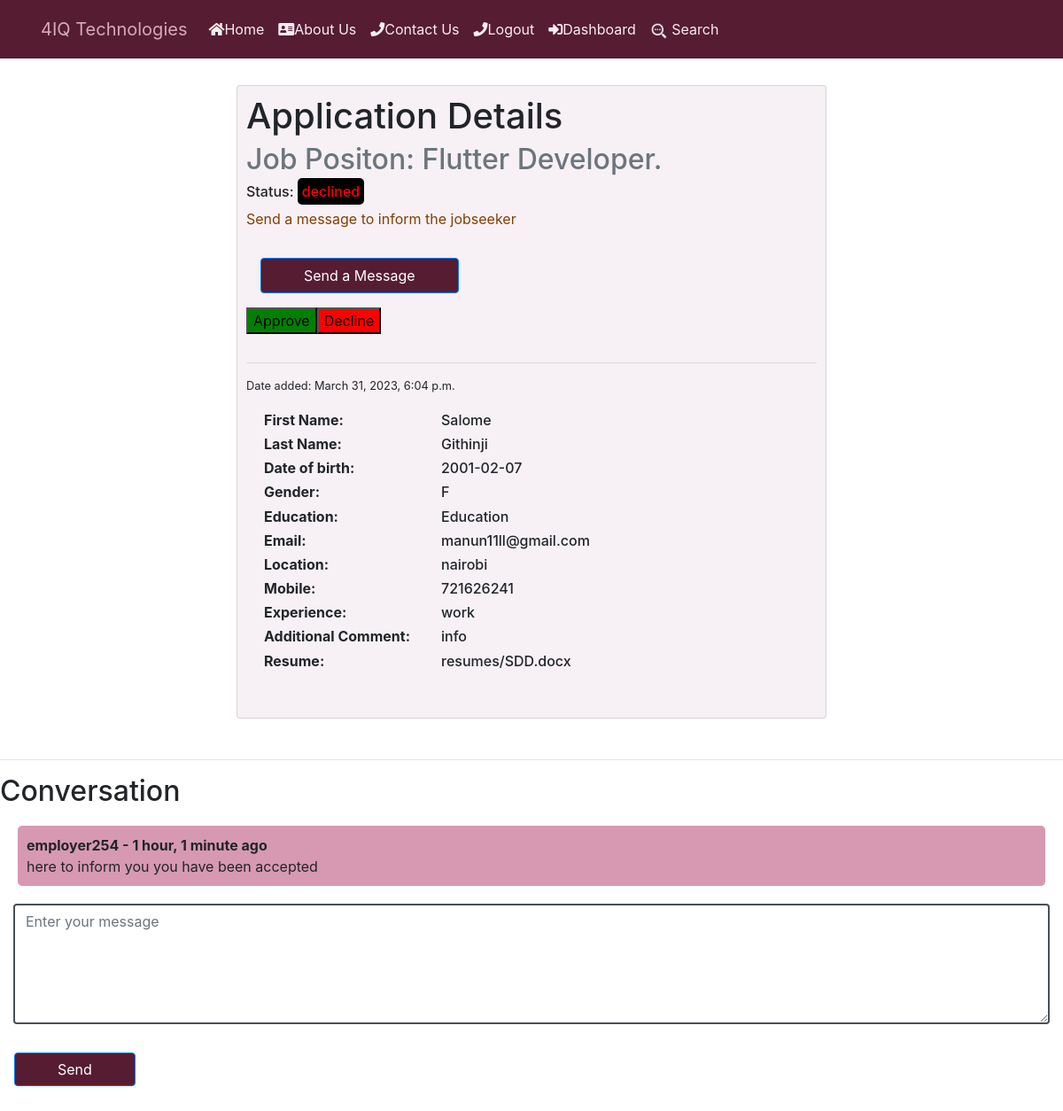
/users/view_application/27/ (signed in), run on the app's committed database.
### job/models.py (models this page shows, shortened)
class Application(models.Model):
    APPROVED = 'approved'
    PENDING = 'pending'
    DECLINED = 'declined'
    CHOICES_STATUS = (
        (APPROVED,'Approved'),
        (PENDING,'Pending' ),
        (DECLINED,'Declined' )
     )
    job = models.ForeignKey(Job,
                            related_name='applications',
                             on_delete=models.CASCADE)
    first_name = models.CharField(max_length=200, null=True, blank=True)
    last_name = models.CharField(max_length=200, null=True, blank=True)
    date_of_birth = models.CharField(max_length=20, blank=True, null=True)
    gender = models.CharField(max_length=1,
                              choices=GENDER,
                              blank=False,
                              null=True)
    email = models.EmailField(max_length=70, blank=True, unique=True)
    location = models.CharField(
        max_length=104,
        null=True
    )
    mobile = models.IntegerField(null=True, blank=True)
    education   = models.CharField( max_length=2553, null=True, blank=True)
    content = models.TextField()
    experience = models.TextField()
    resume  = models.FileField( upload_to="resumes/", null=True, blank=True)
    created_at = models.DateTimeField(auto_now_add=True,null=False)
    status = models.CharField(max_length=20,choices=CHOICES_STATUS,default='pending')
    created_by = models.ForeignKey(User,
                                   related_name="applications",
                                   on_delete=models.CASCADE)
    class Meta:
        ordering = ['-created_at']

class Job(models.Model):
    COMPUTER_SUPPORT_SPECIALIST = 'Computer Support Specialist'
    HARDWARE_ENGINEER = 'Hardware Engineer'
    COMPUTER_SYSTEM_ANALYST = 'Computer System Analyst'
    SOFTWARE_DEVELOPER = 'Software Developer'
    PROGRAMMER = 'Programmer'
    WEB_DEVELOPER = 'Web Developer'
    NETWORK_ENGINEER = 'Network Engineer'
    SOFTWARE_TESTER = 'Software Tester'
    FRONTEND_DEVELOPER = "Frontend Developer"
    BACKEND_DEVELOPER = "Backend Developer"
    CHOICES_SIZE =   ( (COMPUTER_SUPPORT_SPECIALIST ,'COMPUTER_SUPPORT_SPECIALIST'),
    ( HARDWARE_ENGINEER ,'HARDWARE_ENGINEER'),
    ( COMPUTER_SYSTEM_ANALYST, 'COMPUTER_SYSTEM_ANALYST' ),
    ( SOFTWARE_DEVELOPER, 'SOFTWARE_DEVELOPER'),
    ( PROGRAMMER , 'PROGRAMMER'),
    ( WEB_DEVELOPER,'WEB_DEVELOPER'),
    ( NETWORK_ENGINEER,'NETWORK_ENGINEER'),
    ( SOFTWARE_TESTER,'SOFTWARE_TESTER'),
    (FRONTEND_DEVELOPER,"FRONTEND_DEVELOPER"),
    (BACKEND_DEVELOPER,"BACKEND_DEVELOPER")
    )
    ACTIVE = 'active'
    EMPLOYED = 'employed'
    ARCHIVED = 'archived'
    CHOICES_STATUS = (
        (EMPLOYED,'Employed'),
        (ACTIVE,'Active' ),
        (ARCHIVED,'Archived' )
     )
    title = models.CharField(max_length=200)
    created_at = models.DateTimeField(auto_now_add=True)
    skillset_required = models.TextField(null=True)
    about_job= models.TextField(blank=True, null=True)
    image = models.ImageField(upload_to="covers/",null=True,blank=True)
    experience = models.CharField(max_length=100,null=True)
    salary = models.CharField(max_length=50,null=True)
    deadline = models.CharField(max_length=50,null=True)
    department_name = models.CharField( max_length=30,choices=CHOICES_SIZE)
    created_by = models.ForeignKey(User,
                                   related_name="jobs",
                                   on_delete=models.CASCADE)
    status = models.CharField(max_length=20,choices=CHOICES_STATUS,default='active')
    class Meta:
        ordering = ['-created_at']

### users/models.py (models this page shows)
class ConversationMessage(models.Model):
    application = models.ForeignKey(Application, related_name="conversationmessages",on_delete=models.CASCADE)
    content = models.TextField(null=True)
    created_by = models.ForeignKey(User, related_name="conversationmessages",on_delete=models.CASCADE)
    created_at = models.DateTimeField(auto_now_add=True)
    class Meta:
        ordering = ['-created_at']

### users/views.py (the view)
# urls.py: path("view_application/<int:application_id>/", views.view_application , name="view_application"),
@login_required
def view_application(request, application_id):
   if request.user.userprofile.is_employer:
      application = get_object_or_404(Application  , pk=application_id, job__created_by=request.user)
   else:
      application = get_object_or_404(Application  , pk=application_id, created_by=request.user)
   if request.method == "POST":
      content = request.POST.get('content')
      if content:
         conversationmessage = ConversationMessage.objects.create(application = application, content=content, created_by=request.user )
         return redirect("view_application",application_id=application_id)
   return render ( request,'view_application.html' ,{'application': application, 'userprofile': request.user.userprofile})

### notification/context_processors.py (called while the page is built)
def notifications(request):
    if request.user.is_authenticated:
        return {
            'notificactions': request.user.notifications.filter(is_read=False)
        }
    else:
        return {'notifications': []}

### users/templates/view_application.html (shortened to what this page needs)
{% include 'header.html' %} {% block content %}
<div
  class="container"
  style="
    display: flex;
    flex-direction: column;
    justify-content: space-between;
    align-items: center; ;
  "
>
  <div
    style="margin: 30px; padding: 10px; background-color: #f7f0f5; width: 60%"
    class="card"
  >
    <div style="display: flex; flex-direction:column; justify-content: space-between;    flex-direction: column;
    ">
      <div>
        <h1 class="card-title">Application Details</h1>
        <h2 class="card-subtitle mb-2 text-muted">
          Job Positon: {{ application.job.title }}
        </h2>
        {%if application.status == 'pending'%}
        <h6>Status: <span style="color: white; border-radius: 5px; padding: 5px; background-color: black">{{application.status}}</span> </h6>
        {%elif application.status == 'approved'%}
        <h6>Status: <span style="color: green; border-radius: 5px; padding: 5px; background-color: black">{{application.status}}</span> </h6>
        <p style="color: green;">Send a message to inform the jobseeker</p>
        {%elif application.status == 'declined'%}
        <h6>Status: <span style="color: red; border-radius: 5px; padding: 5px; background-color: black">{{application.status}}</span> </h6>
        <p style="color: rgb(128, 64, 0);">Send a message to inform the jobseeker</p>
        {%endif%}
      </div>
      <div>
        <input
          type="submit"
          value="Send a Message"
          class="m-3 px-5 btn btn-primary"
          style="background-color: #561c32; height: 40px; position: static"
          id="scroll-down-button"
        />
        {% if userprofile.is_employer %}
       <div style="display: flex; ">
         <form method="POST" action="{% url 'job:approve_job_application' application.id %}">
           <button type="submit" name="status" value="approved" style="background-color: green;" class="approve-btn">Approve</button>
          </form>
          <form method="POST" action="{% url 'job:decline_job_application' application.id %}">
            <button type="submit"  name="status"  value="declined" style="background-color: red;" class="decline-btn">Decline</button>
          </form>
        </div>
        {% endif %}
      </div>
    </div>
    <hr />
    <small> Date added: {{application.created_at}}</small>
    <div class="card-body">
      <div style="display: flex">
        <h6 style="min-width: 200px; font-weight: bold">First Name:</h6>
        <h6>{{application.first_name}}</h6>
      </div>
      <div style="display: flex">
        <h6 style="min-width: 200px; font-weight: bold">Last Name:</h6>
        <h6>{{application.last_name}}</h6>
      </div>
      <div style="display: flex">
        <h6 style="min-width: 200px; font-weight: bold">Date of birth:</h6>
        <h6>{{application.date_of_birth}}</h6>
      </div>
      <div style="display: flex">
        <h6 style="min-width: 200px; font-weight: bold">Gender:</h6>
        <h6>{{application.gender}}</h6>
      </div>
      <div style="display: flex">
        <h6 style="min-width: 200px; font-weight: bold">Education:</h6>
        <h6>{{application.education}}</h6>
      </div>
      <div style="display: flex">
        <h6 style="min-width: 200px; font-weight: bold">Email:</h6>
        <h6>{{application.email}}</h6>
      </div>
      <div style="display: flex">
        <h6 style="min-width: 200px; font-weight: bold">Location:</h6>
        <h6>{{application.location}}</h6>
      </div>
      <div style="display: flex">
        <h6 style="min-width: 200px; font-weight: bold">Mobile:</h6>
        <h6>{{application.mobile}}</h6>
      </div>
      <div style="display: flex">
        <h6 style="min-width: 200px; font-weight: bold">Experience:</h6>
        <h6>{{application.experience}}</h6>
      </div>
      <div style="display: flex">
        <h6 style="width: 200px; word-wrap: normal; font-weight: bold">
          Additional Comment:
        </h6>
        <h6>{{application.content}}</h6>
      </div>
      <div style="display: flex">
        <h6 style="width: 200px; word-wrap: normal; font-weight: bold">
          Resume:
        </h6>
        <h6>{{application.resume}}</h6>
      </div>
    </div>
  </div>
</div>
<hr />
<div id="content">
  <h2 class="subtitle">Conversation</h2>
  {% for message in application.conversationmessages.all %}
  <div
    class="notification"
    style="
      display: flex;
      flex-direction: column;
      background-color: #d799b1;
      margin: 20px;
      border-radius: 5px;
      padding: 10px;
    "
  >
    <b
      >{{ message.created_by.username }} - {{ message.created_at|timesince }}
      ago</b
    >
    {{ message.content }}
    <br />
  </div>
  {% empty %}
  <p>No messages yet...</p>
  {% endfor %}
  <form method="post" action=".">
    <div class="field">
      <div class="col-sm-12">
        <div class="form-group">
          <textarea
            style="border: 2px solid"
            placeholder="Enter your message"
            type="textarea"
            name="content"
            class="form-control"
            id="id_content"
            rows="5"
          ></textarea>
        </div>
      </div>
    </div>
    <input
      type="submit"
      value="Send"
      class="m-3 px-5 btn btn-primary"
      style="background-color: #561c32"
    />
  </form>
  {% endblock %}
</div>

### data on the page
Application: job "Flutter Developer.", status "declined", created_at "March 31, 2023, 6:04 p.m.", first_name "Salome", last_name "Githinji", date_of_birth "2001-02-07", gender "F", education "Education", email "manun11ll@gmail.com", location "nairobi", mobile "721626241", experience "work", content "info", resume "resumes/SDD.docx"
ConversationMessage: created_by.username "employer254", created_at "1 hour, 1 minute", content "here to inform you you have been accepted"
